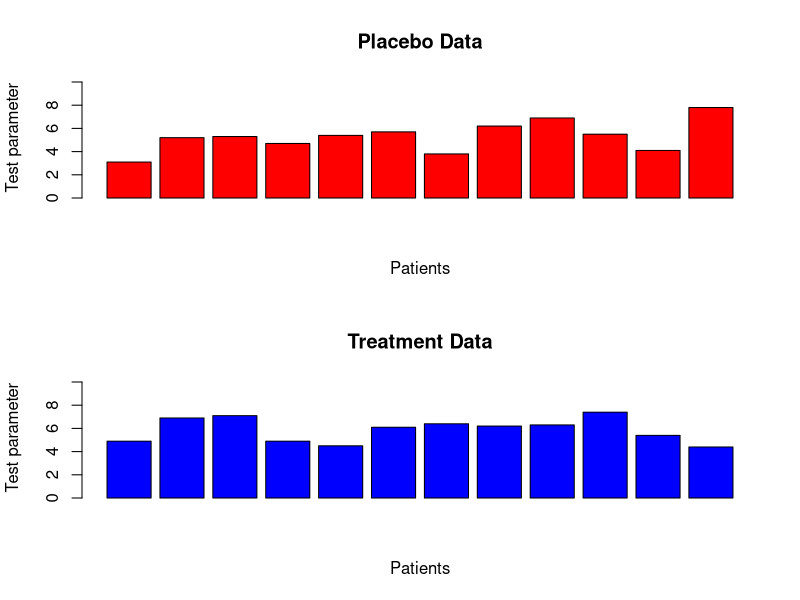

This chart was generated by the following R code:
# Question 6 Pract Assignment 1:

# a) plots their bar plots side by side.
placebo<-c(3.1,5.2,5.3,4.7,5.4,5.7,3.8,6.2,6.9,5.5,4.1,7.8)
treatment<-c(4.9,6.9,7.1,4.9,4.5,6.1,6.4,6.2,6.3,7.4,5.4,4.4)
par(mfrow=c(2,1))

barplot(placebo, ylab= " Test parameter", xlab="Patients", main="Placebo Data", col = "red", ylim= c(0,10))
barplot(treatment, ylab= " Test parameter", xlab="Patients", main="Treatment Data", col = "blue", ylim= c(0,10))